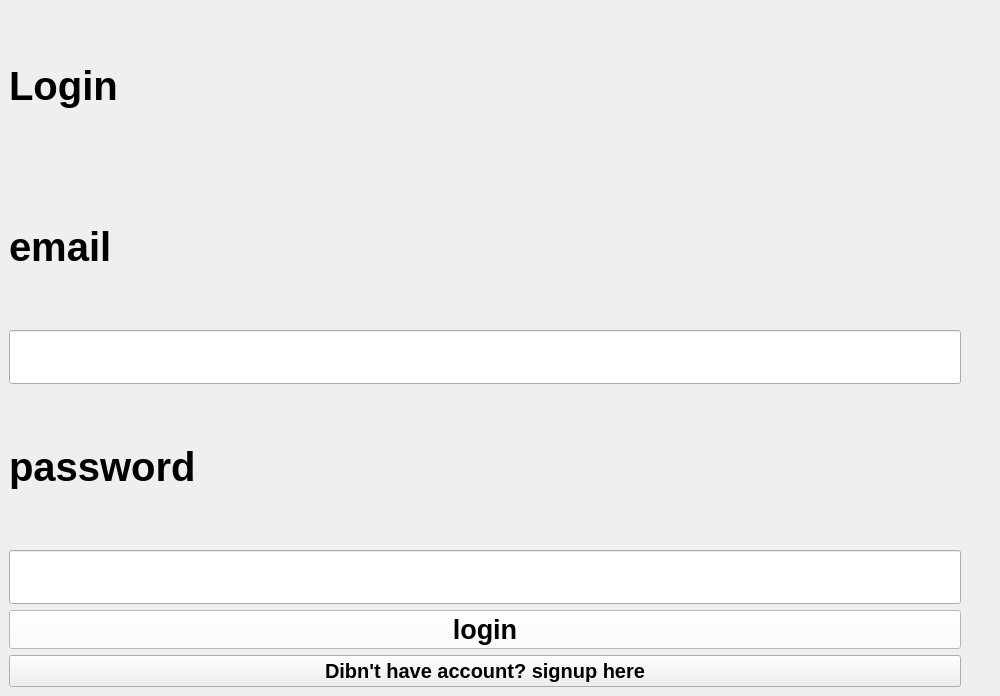
<?xml version="1.0" encoding="UTF-8"?>
<ui version="4.0">
 <class>email_input</class>
 <widget class="QMainWindow" name="email_input">
  <property name="geometry">
   <rect>
    <x>0</x>
    <y>0</y>
    <width>1000</width>
    <height>696</height>
   </rect>
  </property>
  <property name="font">
   <font>
    <pointsize>30</pointsize>
    <weight>75</weight>
    <bold>true</bold>
   </font>
  </property>
  <property name="windowTitle">
   <string>MainWindow</string>
  </property>
  <widget class="QWidget" name="centralwidget">
   <layout class="QHBoxLayout" name="horizontalLayout">
    <item>
     <layout class="QVBoxLayout" name="verticalLayout">
      <item>
       <widget class="QLabel" name="label_2">
        <property name="text">
         <string>Login</string>
        </property>
       </widget>
      </item>
      <item>
       <widget class="QLabel" name="label_3">
        <property name="font">
         <font>
          <pointsize>30</pointsize>
         </font>
        </property>
        <property name="text">
         <string>email</string>
        </property>
       </widget>
      </item>
      <item>
       <widget class="QLineEdit" name="email"/>
      </item>
      <item>
       <widget class="QLabel" name="label_4">
        <property name="text">
         <string>password</string>
        </property>
       </widget>
      </item>
      <item>
       <widget class="QLineEdit" name="password">
        <property name="echoMode">
         <enum>QLineEdit::Password</enum>
        </property>
       </widget>
      </item>
      <item>
       <widget class="QPushButton" name="login_btn">
        <property name="font">
         <font>
          <pointsize>20</pointsize>
          <weight>75</weight>
          <bold>true</bold>
         </font>
        </property>
        <property name="styleSheet">
         <string notr="true">*{
background-color: white;
}
QLineEdit{
 background-color:#fa0000  ;
	border: none;
	border-bottom: 1px solid black;
	padding: 3px 5px;
}</string>
        </property>
        <property name="text">
         <string>login</string>
        </property>
       </widget>
      </item>
      <item>
       <widget class="QPushButton" name="signup_btn">
        <property name="font">
         <font>
          <pointsize>15</pointsize>
         </font>
        </property>
        <property name="text">
         <string>Dibn't have account? signup here</string>
        </property>
       </widget>
      </item>
     </layout>
    </item>
    <item>
     <widget class="QLabel" name="label">
      <property name="maximumSize">
       <size>
        <width>500</width>
        <height>16777215</height>
       </size>
      </property>
      <property name="text">
       <string/>
      </property>
      <property name="pixmap">
       <pixmap>../assets/anh.jpg</pixmap>
      </property>
     </widget>
    </item>
   </layout>
  </widget>
 </widget>
 <resources/>
 <connections/>
</ui>
